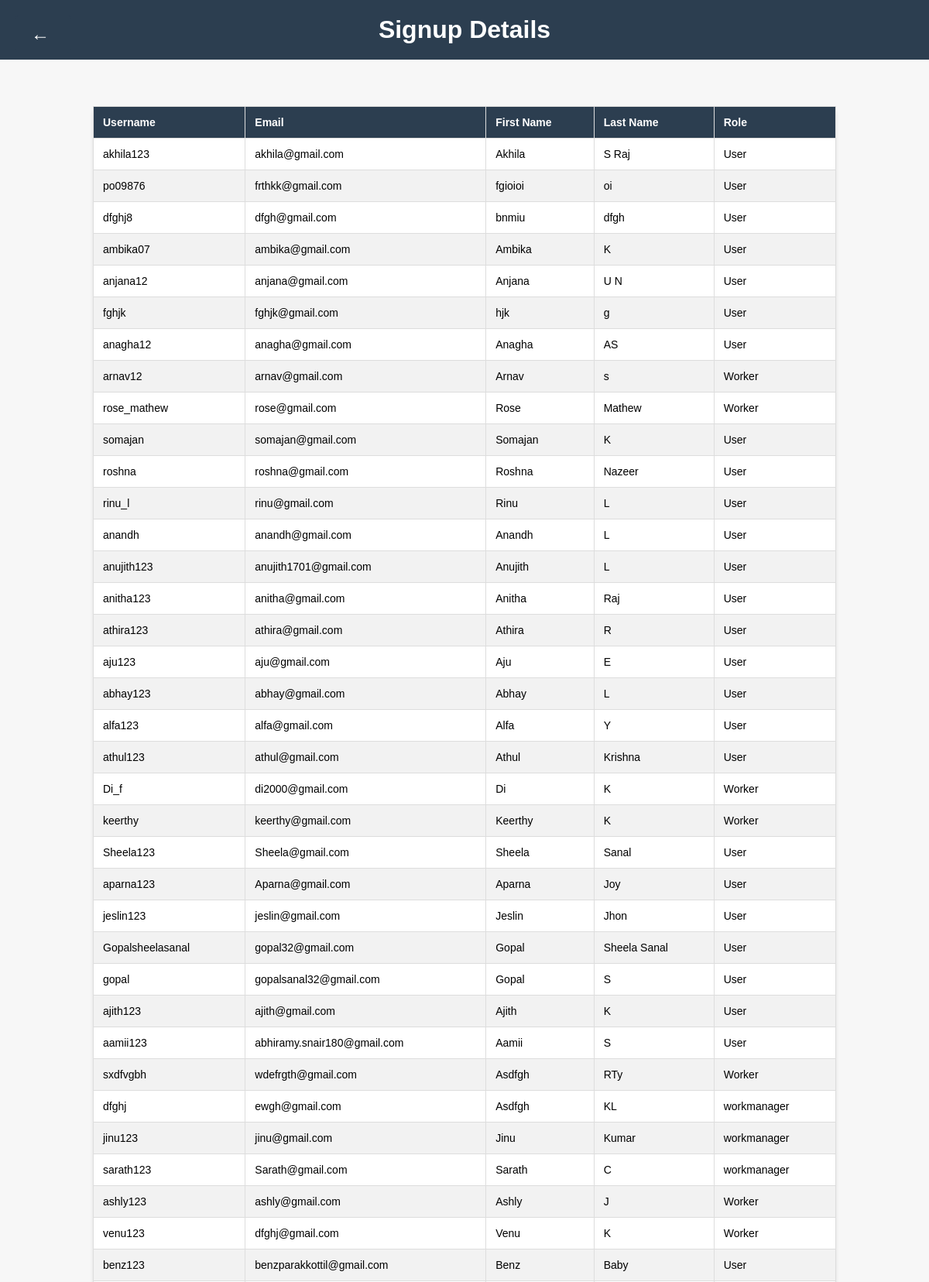
Screenshot of /user_list.html (upper part) with the database file from the repository.
### watersystemapp/models.py (models this page shows, shortened)
class CustomUser(AbstractUser):
    firstname = models.TextField(max_length=100, default="")
    lastname = models.TextField(max_length=100, default="")
    username = models.CharField(max_length=30, unique=True)
    email = models.EmailField(max_length=254, unique=True)
    role = models.CharField(max_length=100,default="")
    password = models.CharField(max_length=128, default="")

### watersystemapp/views.py (the view)
# urls.py: path('user_list.html', views.user_list, name='user_list'),
def user_list(request):
    users = CustomUser.objects.all()
    return render(request, 'user_list.html', {'users': users})

### templates/user_list.html (shortened to what this page needs)
{% load static %}
<!DOCTYPE html>
<html lang="en">
<head>
</head>
<body>
    <a class="back-button" href="admindashboard.html"></a>
    <h1>Signup Details</h1>
    <table>
        <thead>
            <tr>
                <th>Username</th>
                <th>Email</th>
                <th>First Name</th>
                <th>Last Name</th>
                <th>Role</th>
            </tr>
        </thead>
        <tbody>
            {% for user in users %}
            {% if user.username != 'abhi' %}
            <tr>
                <td>{{ user.username }}</td>
                <td>{{ user.email }}</td>
                <td>{{ user.first_name }}</td>
                <td>{{ user.last_name }}</td>
                <td>{{ user.role }}</td>
            </tr>
            {% endif %}
            {% endfor %}
        </tbody>
    </table>
</body>
</html>

### templates/user_list.html (style rules this page uses)
body { font-family: Arial, sans-serif; background-color: #f7f7f7; margin: 0; padding: 0; }
h1 { background-color: #2c3e50; color: #fff; padding: 20px; text-align: center; margin: 0; }
.back-button { background-color: #2c3e50; color: #fff; padding: 10px 20px; border: none; border-radius: 5px; cursor: pointer; text-decoration: none; font-weight: bold; position: absolute; top: 20px; left: 20px; }
.back-button::before { content: "←"; font-size: 24px; margin-right: 8px; }
table { width: 80%; margin: 60px auto; border-collapse: collapse; background-color: #fff; box-shadow: 0 2px 4px rgba(0, 0, 0, 0.1); border-radius: 10px; }
th, td { border: 1px solid #ddd; text-align: left; padding: 12px; font-size: 14px; }
th { background-color: #2c3e50; color: #fff; }
tr:nth-child(even) { background-color: #f2f2f2; }

### rows the page displays
CustomUser: username "akhila123", email "akhila@gmail.com", first_name "Akhila", last_name "S Raj", role "User"
CustomUser: username "po09876", email "frthkk@gmail.com", first_name "fgioioi", last_name "oi", role "User"
CustomUser: username "dfghj8", email "dfgh@gmail.com", first_name "bnmiu", last_name "dfgh", role "User"
CustomUser: username "ambika07", email "ambika@gmail.com", first_name "Ambika", last_name "K", role "User"
CustomUser: username "anjana12", email "anjana@gmail.com", first_name "Anjana", last_name "U N", role "User"
CustomUser: username "fghjk", email "fghjk@gmail.com", first_name "hjk", last_name "g", role "User"
CustomUser: username "anagha12", email "anagha@gmail.com", first_name "Anagha", last_name "AS", role "User"
CustomUser: username "arnav12", email "arnav@gmail.com", first_name "Arnav", last_name "s", role "Worker"
CustomUser: username "rose_mathew", email "rose@gmail.com", first_name "Rose", last_name "Mathew", role "Worker"
CustomUser: username "somajan", email "somajan@gmail.com", first_name "Somajan", last_name "K", role "User"
CustomUser: username "roshna", email "roshna@gmail.com", first_name "Roshna", last_name "Nazeer", role "User"
CustomUser: username "rinu_l", email "rinu@gmail.com", first_name "Rinu", last_name "L", role "User"
CustomUser: username "anandh", email "anandh@gmail.com", first_name "Anandh", last_name "L", role "User"
CustomUser: username "anujith123", email "anujith1701@gmail.com", first_name "Anujith", last_name "L", role "User"
CustomUser: username "anitha123", email "anitha@gmail.com", first_name "Anitha", last_name "Raj", role "User"
CustomUser: username "athira123", email "athira@gmail.com", first_name "Athira", last_name "R", role "User"
CustomUser: username "aju123", email "aju@gmail.com", first_name "Aju", last_name "E", role "User"
CustomUser: username "abhay123", email "abhay@gmail.com", first_name "Abhay", last_name "L", role "User"
CustomUser: username "alfa123", email "alfa@gmail.com", first_name "Alfa", last_name "Y", role "User"
CustomUser: username "athul123", email "athul@gmail.com", first_name "Athul", last_name "Krishna", role "User"
CustomUser: username "Di_f", email "di2000@gmail.com", first_name "Di", last_name "K", role "Worker"
CustomUser: username "keerthy", email "keerthy@gmail.com", first_name "Keerthy", last_name "K", role "Worker"
CustomUser: username "Sheela123", email "Sheela@gmail.com", first_name "Sheela", last_name "Sanal", role "User"
CustomUser: username "aparna123", email "Aparna@gmail.com", first_name "Aparna", last_name "Joy", role "User"
CustomUser: username "jeslin123", email "jeslin@gmail.com", first_name "Jeslin", last_name "Jhon", role "User"
CustomUser: username "Gopalsheelasanal", email "gopal32@gmail.com", first_name "Gopal", last_name "Sheela Sanal", role "User"
CustomUser: username "gopal", email "gopalsanal32@gmail.com", first_name "Gopal", last_name "S", role "User"
CustomUser: username "ajith123", email "ajith@gmail.com", first_name "Ajith", last_name "K", role "User"
CustomUser: username "aamii123", email "abhiramy.snair180@gmail.com", first_name "Aamii", last_name "S", role "User"
CustomUser: username "sxdfvgbh", email "wdefrgth@gmail.com", first_name "Asdfgh", last_name "RTy", role "Worker"
CustomUser: username "dfghj", email "ewgh@gmail.com", first_name "Asdfgh", last_name "KL", role "workmanager"
CustomUser: username "jinu123", email "jinu@gmail.com", first_name "Jinu", last_name "Kumar", role "workmanager"
CustomUser: username "sarath123", email "Sarath@gmail.com", first_name "Sarath", last_name "C", role "workmanager"
CustomUser: username "ashly123", email "ashly@gmail.com", first_name "Ashly", last_name "J", role "Worker"
CustomUser: username "venu123", email "dfghj@gmail.com", first_name "Venu", last_name "K", role "Worker"
CustomUser: username "benz123", email "benzparakkottil@gmail.com", first_name "Benz", last_name "Baby", role "User"
